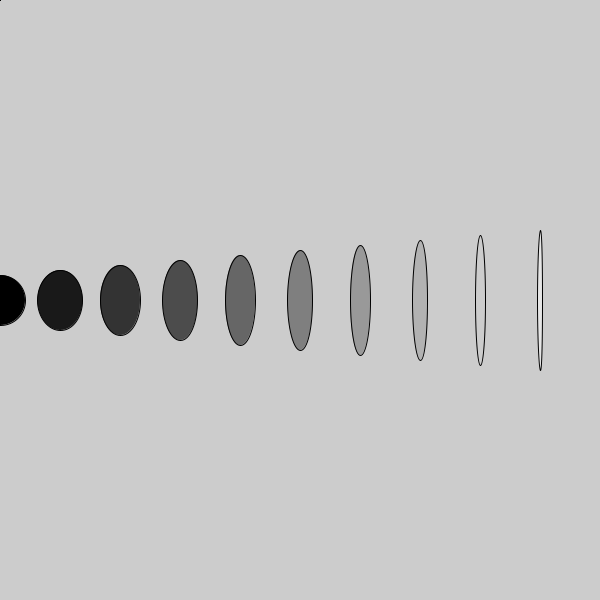
Frame 1 (no input)
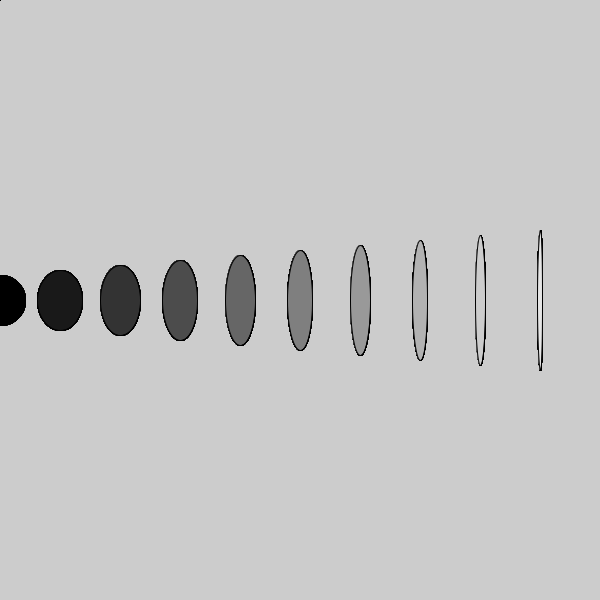
Frame 60 (the mouse pressed at the canvas centre just before this capture)
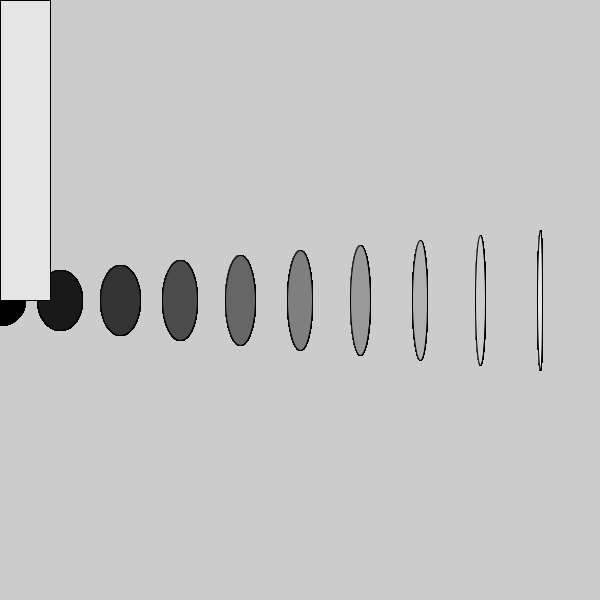
Frame 120 (the mouse held since frame 60 and released just before this capture)

The Processing sketch that drew these frames (run headless with seeded random() and noise(); from frame 60 on, the mouse is pressed at the canvas centre):

// Processing sketch: MAP
// ── MAP.pde
//map() takes 5 arguments
//example
//mouse x range = 0-600
//color range = 0-255
// >>>color = map (mouseX, 0[min], 600[max], 0[min], 255[max])
//background(color); == color changes as mouse x move

void setup () {
  size (600, 600);
}

void draw () {
  //float bgColor = map (mouseX, 0, width, 0, 255);
  //background (bgColor); 
  //println (bgColor);

  for (int i = 0; i < 10; i ++) {  //i is counting up to 10
    float c = map (i, 0, 10, 0, 255);
    fill (c);
    println (c);
    
    //ellipse (30 + i * 60, height/2, 50 - (i * 5), 50 + i * 10);  //1st ellipse is 30 + 0+60 = 30, 2nnd ellipse is 30+1 * 60 = 90 ; and so on...
    
    ellipse (map (i, 0, 10, 0, width), height/2, 50 - (i * 5), 50 + i * 10);
  }

  rect (0, 0, map (mouseX, 0, width, 0, 100), mouseY);
}
